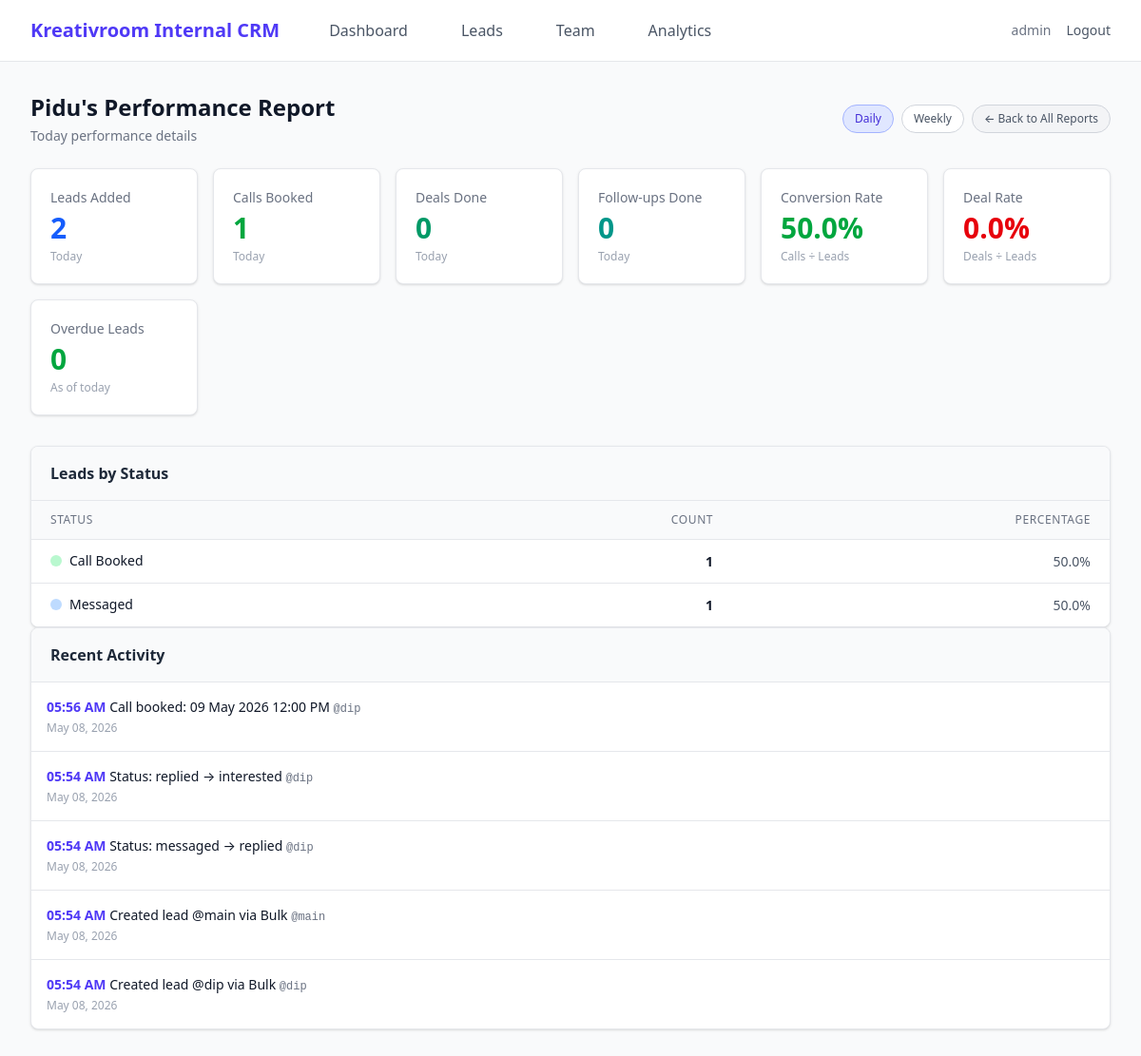
Screenshot of /admin/user_report/2?period=daily (signed in) with the database file from the repository.
### instagram_crm/models.py (models this page shows, shortened)
class User(UserMixin, db.Model):
    __tablename__ = "users"
    id            = db.Column(db.Integer, primary_key=True)
    username      = db.Column(db.String(255), unique=True, nullable=False)
    password_hash = db.Column(db.String(255), nullable=False)
    role          = db.Column(db.String(50), default="setter")
    last_login    = db.Column(db.DateTime, nullable=True)
    created_at    = db.Column(db.DateTime, default=datetime.utcnow)
    leads      = db.relationship("Lead", backref="setter", lazy="dynamic")
    activities = db.relationship("Activity", backref="user", lazy="dynamic")
    @property
    def is_admin(self) -> bool:
        return self.role == "admin"

class Activity(db.Model):
    __tablename__ = "activities"
    id        = db.Column(db.Integer, primary_key=True)
    user_id   = db.Column(db.Integer, db.ForeignKey("users.id"), nullable=True)
    action    = db.Column(db.String(255), nullable=False)
    lead_id   = db.Column(db.Integer, db.ForeignKey("leads.id"), nullable=True)
    timestamp = db.Column(db.DateTime, default=datetime.utcnow)

class Lead(db.Model):
    __tablename__ = "leads"
    STATUSES = ["new_lead", "messaged", "replied", "interested", "call_booked", "deal_done"]
    id               = db.Column(db.Integer, primary_key=True)
    instagram_handle = db.Column(db.String(255), unique=True, nullable=False)
    status           = db.Column(db.String(50), default="new_lead", nullable=False, index=True)
    prev_status      = db.Column(db.String(50), nullable=True)   # ← restored on cancel-call
    assigned_to      = db.Column(db.Integer, db.ForeignKey("users.id"), nullable=True, index=True)
    last_contacted   = db.Column(db.DateTime, nullable=True)
    next_followup    = db.Column(db.Date, nullable=True, index=True)
    notes            = db.Column(db.Text, nullable=True)
    created_at       = db.Column(db.DateTime, default=datetime.utcnow)
    call       = db.relationship("Call", backref="lead", uselist=False,
                                 cascade="all, delete-orphan")
    activities = db.relationship("Activity", backref="lead", lazy="dynamic")

### instagram_crm/admin.py (the view)
@admin_bp.route("/user_report/<int:user_id>")
@admin_required
def user_report(user_id):
    user = db.session.get(User, user_id)
    if not user:
        flash("User not found.", "error")
        return redirect(url_for("admin.reports"))
    today = date.today()
    day_start = datetime.combine(today, datetime.min.time())
    week_ago = datetime.utcnow() - timedelta(days=7)
    period = request.args.get("period", "daily")
    if period == "daily":
        start_dt = day_start
        label = "Today"
    else:
        start_dt = week_ago
        label = "This Week"
    leads_added = Lead.query.filter(Lead.assigned_to == user.id, Lead.created_at >= start_dt).count()
    calls_booked = Call.query.join(Lead).filter(Lead.assigned_to == user.id, Call.call_datetime >= start_dt).count()
    deals_done = Lead.query.filter(
        Lead.assigned_to == user.id,
        Lead.status == "deal_done",
        Lead.last_contacted >= start_dt
    ).count()
    followups = Activity.query.filter(
        Activity.user_id == user.id,
        Activity.timestamp >= start_dt,
        Activity.action.like("Follow-up done%")
    ).count()
    overdue = Lead.query.filter(
        Lead.assigned_to == user.id,
        Lead.next_followup != None,
        Lead.next_followup < today,
        Lead.status != "call_booked",
        Lead.status != "deal_done"
    ).count()
    conversion = round((calls_booked / leads_added) * 100, 1) if leads_added else 0
    deal_rate = round((deals_done / leads_added) * 100, 1) if leads_added else 0
    recent_activities = Activity.query.filter(
        Activity.user_id == user.id
    ).order_by(Activity.timestamp.desc()).limit(10).all()
    status_breakdown = db.session.query(
        Lead.status, func.count(Lead.id)
    ).filter(
        Lead.assigned_to == user.id
    ).group_by(
        Lead.status
    ).all()
    status_breakdown = {status: count for status, count in status_breakdown}
    all_setters = User.query.filter_by(role="setter").all()
    setter_comparison = []
    for s in all_setters:
        s_leads = Lead.query.filter(Lead.assigned_to == s.id, Lead.created_at >= start_dt).count()
        s_calls = Call.query.join(Lead).filter(Lead.assigned_to == s.id, Call.call_datetime >= start_dt).count()
        s_deals = Lead.query.filter(
            Lead.assigned_to == s.id,
            Lead.status == "deal_done",
            Lead.last_contacted >= start_dt
        ).count()
        s_follows = Activity.query.filter(
            Activity.user_id == s.id,
            Activity.timestamp >= start_dt,
            Activity.action.like("Follow-up done%")
        ).count()
        setter_comparison.append({
            "user": s,
            "leads": s_leads,
            "calls": s_calls,
            "deals": s_deals,
            "follows": s_follows,
            "conv": round((s_calls / s_leads) * 100, 1) if s_leads else 0,
            "deal_rate": round((s_deals / s_leads) * 100, 1) if s_leads else 0
        })
    setter_comparison.sort(key=lambda x: x["leads"], reverse=True)
    return render_template("admin/user_report.html",
        user=user,
        period=period,
        label=label,
        leads_added=leads_added,
        calls_booked=calls_booked,
        deals_done=deals_done,
        followups=followups,
        overdue=overdue,
        conversion=conversion,
        deal_rate=deal_rate,
        recent_activities=recent_activities,
        status_breakdown=status_breakdown,
        setter_comparison=setter_comparison,
        today=today)

### instagram_crm/admin.py (called while the page is built)
def admin_required(fn):
    from functools import wraps
    @wraps(fn)
    @login_required
    def wrapper(*args, **kwargs):
        if not current_user.is_admin:
            abort(403)
        return fn(*args, **kwargs)
    return wrapper

### instagram_crm/templates/admin/user_report.html (shortened to what this page needs)
{% extends "base.html" %}
{% block content %}
<div class="mb-6 flex flex-col sm:flex-row sm:justify-between sm:items-center gap-4">
  <div>
    <h1 class="text-2xl font-bold text-gray-900">
      {{ user.username | title }}'s Performance Report
    </h1>
    <p class="text-sm text-gray-500 mt-1">{{ label }} performance details</p>
  </div>
  <div class="flex gap-2">
    <a href="{{ url_for('admin.user_report', user_id=user.id, period='daily') }}" class="px-3 py-1.5 text-xs font-medium rounded-full border {% if period == 'daily' %}bg-indigo-100 border-indigo-300 text-indigo-700{% else %}bg-white border-gray-300 text-gray-600{% endif %}">Daily</a>
    <a href="{{ url_for('admin.user_report', user_id=user.id, period='weekly') }}" class="px-3 py-1.5 text-xs font-medium rounded-full border {% if period == 'weekly' %}bg-indigo-100 border-indigo-300 text-indigo-700{% else %}bg-white border-gray-300 text-gray-600{% endif %}">Weekly</a>
    <a href="{{ url_for('admin.reports', period=period) }}" class="px-3 py-1.5 text-xs font-medium rounded-full border bg-gray-100 border-gray-300 text-gray-600 hover:bg-gray-50">← Back to All Reports</a>
  </div>
</div>
{% if user.role == 'setter' %}
<div class="grid grid-cols-2 md:grid-cols-6 gap-4 mb-8">
  <div class="bg-white border border-gray-200 rounded-lg p-5 shadow-sm">
    <div class="text-sm text-gray-500 font-medium mb-1">Leads Added</div>
    <div class="text-3xl font-bold text-blue-600">{{ leads_added }}</div>
    <div class="text-xs text-gray-400 mt-1">{{ label }}</div>
  </div>
  <div class="bg-white border border-gray-200 rounded-lg p-5 shadow-sm">
    <div class="text-sm text-gray-500 font-medium mb-1">Calls Booked</div>
    <div class="text-3xl font-bold text-green-600">{{ calls_booked }}</div>
    <div class="text-xs text-gray-400 mt-1">{{ label }}</div>
  </div>
  <div class="bg-white border border-gray-200 rounded-lg p-5 shadow-sm">
    <div class="text-sm text-gray-500 font-medium mb-1">Deals Done</div>
    <div class="text-3xl font-bold text-emerald-600">{{ deals_done }}</div>
    <div class="text-xs text-gray-400 mt-1">{{ label }}</div>
  </div>
  <div class="bg-white border border-gray-200 rounded-lg p-5 shadow-sm">
    <div class="text-sm text-gray-500 font-medium mb-1">Follow-ups Done</div>
    <div class="text-3xl font-bold text-teal-600">{{ followups }}</div>
    <div class="text-xs text-gray-400 mt-1">{{ label }}</div>
  </div>
  <div class="bg-white border border-gray-200 rounded-lg p-5 shadow-sm">
    <div class="text-sm text-gray-500 font-medium mb-1">Conversion Rate</div>
    <div class="text-3xl font-bold {% if conversion >= 50 %}text-green-600{% elif conversion >= 25 %}text-yellow-600{% else %}text-red-600{% endif %}">
      {{ conversion }}%
    </div>
    <div class="text-xs text-gray-400 mt-1">Calls ÷ Leads</div>
  </div>
  <div class="bg-white border border-gray-200 rounded-lg p-5 shadow-sm">
    <div class="text-sm text-gray-500 font-medium mb-1">Deal Rate</div>
    <div class="text-3xl font-bold {% if deal_rate >= 30 %}text-green-600{% elif deal_rate >= 15 %}text-yellow-600{% else %}text-red-600{% endif %}">
      {{ deal_rate }}%
    </div>
    <div class="text-xs text-gray-400 mt-1">Deals ÷ Leads</div>
  </div>
  <div class="bg-white border border-gray-200 rounded-lg p-5 shadow-sm">
    <div class="text-sm text-gray-500 font-medium mb-1">Overdue Leads</div>
    <div class="text-3xl font-bold {% if overdue > 5 %}text-red-600{% elif overdue > 0 %}text-yellow-600{% else %}text-green-600{% endif %}">
      {{ overdue }}</div>
    <div class="text-xs text-gray-400 mt-1">As of today</div>
  </div>
</div>
{% endif %}
{% if status_breakdown %}
<div class="bg-white border border-gray-200 rounded-lg shadow-sm overflow-hidden">
  <div class="px-5 py-4 border-b border-gray-200 bg-gray-50">
    <h2 class="font-semibold text-gray-800">Leads by Status</h2>
  </div>
  <div class="overflow-x-auto">
    <table class="min-w-full divide-y divide-gray-200 text-sm text-left">
      <thead class="bg-gray-50 text-gray-500 uppercase tracking-wider text-xs">
        <tr>
          <th class="px-5 py-3 font-medium">Status</th>
          <th class="px-5 py-3 font-medium text-right">Count</th>
          <th class="px-5 py-3 font-medium text-right">Percentage</th>
        </tr>
      </thead>
      <tbody class="divide-y divide-gray-200 bg-white">
        {% for status, count in status_breakdown.items() %}
        <tr class="hover:bg-gray-50">
          <td class="px-5 py-3">
            <span class="inline-flex items-center gap-2">
              <span class="w-3 h-3 rounded-full inline-block
                {% if status == 'new_lead' %}bg-gray-200{% elif status == 'messaged' %}bg-blue-200{% elif status == 'replied' %}bg-indigo-200{% elif status == 'interested' %}bg-purple-200{% elif status == 'call_booked' %}bg-green-200{% else %}bg-emerald-200{% endif %}"></span>
              {{ status.replace('_', ' ').title() }}
            </span>
          </td>
          <td class="px-5 py-3 text-right font-semibold text-gray-900">{{ count }}</td>
          <td class="px-5 py-3 text-right text-gray-600">
            {{ ((count / leads_added) * 100)|round(1) if leads_added else 0 }}%
          </td>
        </tr>
        {% endfor %}
      </tbody>
    </table>
  </div>
</div>
{% endif %}
<div class="bg-white border border-gray-200 rounded-lg shadow-sm overflow-hidden">
  <div class="px-5 py-4 border-b border-gray-200 bg-gray-50">
    <h2 class="font-semibold text-gray-800">Recent Activity</h2>
  </div>
  <div class="divide-y divide-gray-200 overflow-y-auto max-h-[400px]">
    {% for act in recent_activities %}
    <div class="p-4 hover:bg-gray-50">
      <p class="text-sm text-gray-900">
        <span class="font-semibold text-indigo-600">{{ act.timestamp.strftime('%I:%M %p') }}</span>
        {{ act.action }}
        {% if act.lead %}
          <span class="text-gray-500 font-mono text-xs">@{{ act.lead.instagram_handle }}</span>
        {% endif %}
      </p>
      <p class="text-xs text-gray-400 mt-1">{{ act.timestamp.strftime('%b %d, %Y') }}</p>
    </div>
    {% else %}
    <div class="p-8 text-center text-gray-500 text-sm">No recent activity found.</div>
    {% endfor %}
  </div>
</div>
{% endblock %}

### instagram_crm/templates/base.html (shortened to what this page needs)
<!DOCTYPE html>
<html lang="en">
<head>
  <script src="https://unpkg.com/@tailwindcss/browser@4"></script>
</head>
<body class="bg-gray-50 text-gray-900 flex flex-col min-h-screen">
  {% if current_user.is_authenticated %}
  <nav class="bg-white border-b border-gray-200">
    <div class="max-w-7xl mx-auto px-4 sm:px-6 lg:px-8">
      <div class="flex justify-between h-16">
        <div class="flex items-center">
          <span class="text-xl font-bold text-indigo-600">Kreativroom Internal CRM</span>
          <div class="hidden md:flex md:ml-10 md:space-x-8">
            {% if current_user.is_admin %}
              <a href="{{ url_for('admin.dashboard') }}" class="text-gray-600 hover:text-gray-900 px-3 py-2 rounded-md font-medium">Dashboard</a>
              <a href="{{ url_for('admin.all_leads') }}" class="text-gray-600 hover:text-gray-900 px-3 py-2 rounded-md font-medium">Leads</a>
              <a href="{{ url_for('admin.team') }}" class="text-gray-600 hover:text-gray-900 px-3 py-2 rounded-md font-medium">Team</a>
              <a href="{{ url_for('admin.reports') }}" class="text-gray-600 hover:text-gray-900 px-3 py-2 rounded-md font-medium">Analytics</a>
            {% else %}
              <a href="{{ url_for('crm.dashboard') }}" class="text-gray-600 hover:text-gray-900 px-3 py-2 rounded-md font-medium">My Leads</a>
            {% endif %}
          </div>
        </div>
        <div class="flex items-center space-x-4">
          <span class="text-sm text-gray-500 hidden sm:block">{{ current_user.username }}</span>
          <a href="{{ url_for('auth.logout') }}" class="text-sm font-medium text-gray-600 hover:text-red-600">Logout</a>
        </div>
      </div>
    </div>
  </nav>
  {% endif %}
  <main class="flex-1 max-w-7xl w-full mx-auto p-4 sm:p-6 lg:p-8">
    {% block content %}{% endblock %}
  </main>
</body>
</html>

### instagram_crm/templates/base.html (style rules this page uses)
body { font-family: system-ui, -apple-system, sans-serif; }

### rows the page displays
User: username "admin"
User: username "Pidu"
Activity: timestamp "05:56 AM", action "Call booked: 09 May 2026 12:00 PM", lead.instagram_handle "dip", timestamp "May 08, 2026"
Activity: timestamp "05:54 AM", action "Status: replied → interested", lead.instagram_handle "dip", timestamp "May 08, 2026"
Activity: timestamp "05:54 AM", action "Status: messaged → replied", lead.instagram_handle "dip", timestamp "May 08, 2026"
Activity: timestamp "05:54 AM", action "Created lead @main via Bulk", lead.instagram_handle "main", timestamp "May 08, 2026"
Activity: timestamp "05:54 AM", action "Created lead @dip via Bulk", lead.instagram_handle "dip", timestamp "May 08, 2026"

### other values shown
{{ label }} "Today"
{{ leads_added }} "2"
{{ calls_booked }} "1"
{{ deals_done }} "0"
{{ followups }} "0"
{{ conversion }} "50.0"
{{ deal_rate }} "0.0"
{{ overdue }} "0"
{{ status.replace('_', ' ').title() }} "Call Booked" "Messaged"
{{ count }} "1" "1"
{{ ((count / leads_added) * 100)|round(1) if leads_added else 0 }} "50.0" "50.0"
